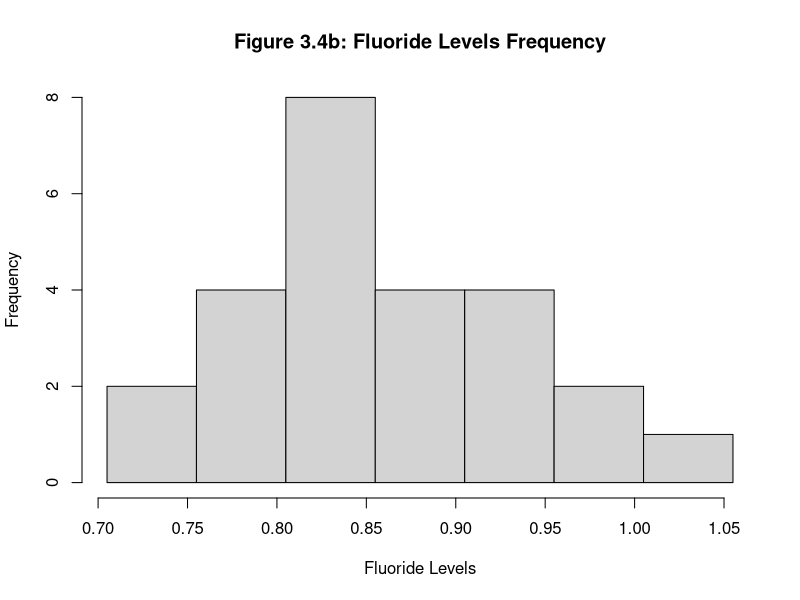

The R source for this figure:
fluorideLevels <- c(.75, .86, .84, .85, .97, .94, .89, .84, .83, .89, .88, .78, .77, 
                    .76, .82, .72, .92, 1.05, .94, .83, .81, .85, .97, .93, .79)
fluorideWidthBreaks <- seq(0.705, 1.06, 0.05)
freqHistFluorideLevels <- hist(fluorideLevels, breaks = fluorideWidthBreaks, plot = F)
plot(freqHistFluorideLevels, main = "Figure 3.4b: Fluoride Levels Frequency", freq = T, 
     xlab = "Fluoride Levels")